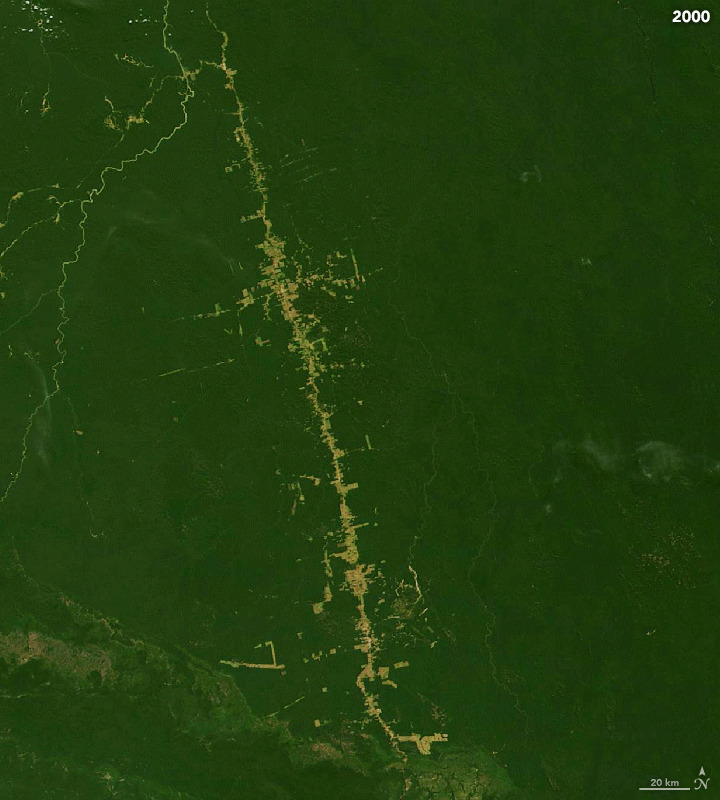
#> input picture Computer Vision/Actividad_3/img/images-0000.jpg, 720 x 800 px; its folder holds 6 pictures in this run; the run also reads 3 pictures not shown here
$ jupyter execute --allow-errors actividad_3.ipynb
#> lines starting #> are read from the running program, lines starting #| are printed output that depends on the picture; after the words box and inside, x2 and y2 are one past the last pixel; in counts of white or black regions, pixels touching at a corner belong together
#> further down, img is the input picture: shape (800, 720, 3); mean B, G, R 13.5, 62, 33.2
# ACTIVIDAD 3 - MASTER AI - COMPUTER VISION

[cell 1]
import cv2
import numpy as np
import matplotlib.pyplot as plt

# LOAD AND CONVERT TO RGB

imagenes = []

#> (the rest of this cell did not finish here and is left out)

[cell 2]
img_2000 = imagenes[0]
#> (the rest of this cell did not finish here and is left out)

1. Implementacion de las funciones necesarias para la actividad

[cell 3]
import numpy as np
import cv2
import matplotlib.pyplot as plt

def segment_image(image, image_clear):
    '''Metodo que segmenta las imagenes con la mascara para las nubes'''
#> called with image = 'img/images-0014.jpg', image_clear = 'img/images-0013.jpg'
    img = cv2.imread(image)
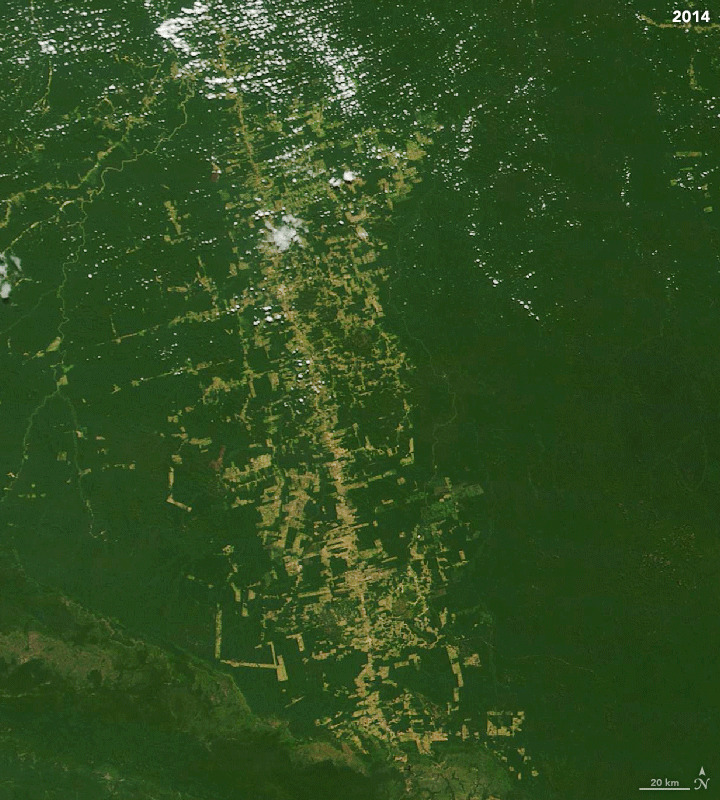
#> input picture Computer Vision/Actividad_3/img/images-0014.jpg, 720 x 800 px
#> img is the input picture: shape (800, 720, 3); mean B, G, R 32.4, 77.4, 48.3
    img_rgb = cv2.cvtColor(img, cv2.COLOR_BGR2RGB)

    img_clear = cv2.imread(image_clear)
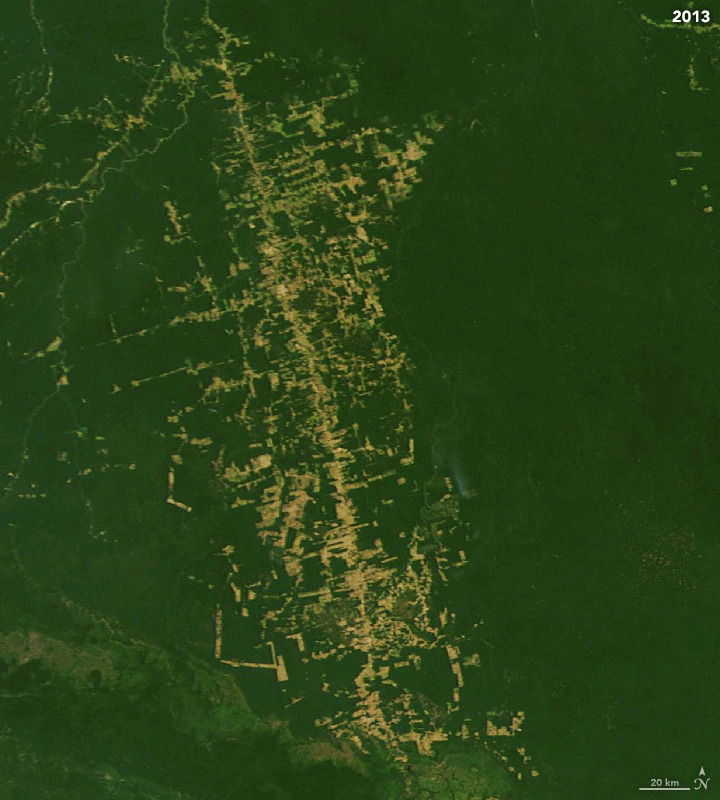
#> input picture Computer Vision/Actividad_3/img/images-0013.jpg, 720 x 800 px
#> img_clear is the input picture: shape (800, 720, 3); mean B, G, R 23.4, 66.4, 41.6

    gray = cv2.cvtColor(img, cv2.COLOR_BGR2GRAY)

    #segmentacion otsu
    _, mask = cv2.threshold(gray, 0, 255, cv2.THRESH_BINARY + cv2.THRESH_OTSU)
#> mask: shape (800, 720); 10% white; 2850 white regions (2516 under 20 px), largest, box (x1, y1, x2, y2) and area: (228, 125, 367, 459) 8518, (149, 0, 283, 125) 5025, (284, 25, 361, 137) 2282

    #obtencion del canal hsv
    img_hsv = cv2.cvtColor(img, cv2.COLOR_RGB2HSV)
#> img_hsv: shape (800, 720, 3); mean H, S, V 70.1, 156, 77.6
    img_hsv_clear = cv2.cvtColor(img_clear, cv2.COLOR_RGB2HSV)
#> img_hsv_clear: shape (800, 720, 3); mean H, S, V 71.9, 168.8, 66.8

    #limites y mascara
    lower_bound = np.array([0, 0, 215])
    upper_bound = np.array([80, 60, 255])
    mask_nubes = cv2.inRange(img_hsv, lower_bound, upper_bound)
#> mask_nubes: shape (800, 720); 0.22% white in thin lines or dots, all inside (x1, y1, x2, y2) = (1, 0, 720, 401)

    #kernel y operaciones morfologicas sobre la mascara
    kernel = np.ones((9, 9), np.uint8)
    mask_nubes = cv2.dilate(mask_nubes, kernel, iterations=3)
#> mask_nubes: shape (800, 720); 14.7% white; 23 white regions, largest, box (x1, y1, x2, y2) and area: (0, 0, 493, 255) 55969, (458, 221, 550, 331) 3384, (221, 276, 291, 336) 3107
    mask_nubes = cv2.morphologyEx(mask_nubes, cv2.MORPH_CLOSE, kernel, iterations=2)
#> mask_nubes: shape (800, 720); 15.9% white; 12 white regions, largest, box (x1, y1, x2, y2) and area: (0, 0, 550, 331) 75075, (221, 276, 291, 336) 3121, (633, 0, 720, 42) 2718

    #obtencion de imagen con las nubes eliminadas
    mask[mask_nubes == 255] = 0
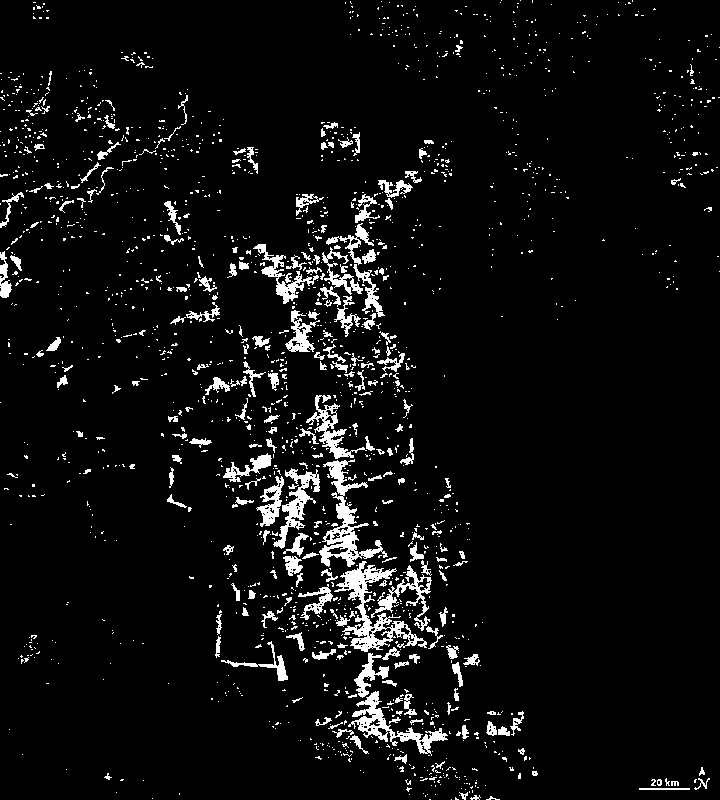
#> mask: shape (800, 720); 5.7% white; 1810 white regions (1575 under 20 px), largest, box (x1, y1, x2, y2) and area: (334, 561, 427, 652) 2265, (319, 459, 388, 567) 1974, (348, 691, 448, 756) 1434
    mask = img * (mask[:, :, np.newaxis] == 0)
#> mask: shape (800, 720, 3)

    #implementacion de tecnica de inpainting
    inverted_mask = 1 - mask_nubes
    img_sin_nubes = img * (mask_nubes[:, :, np.newaxis] == 0)

    fill = img_clear * inverted_mask[:, :, np.newaxis]

    inpainted_image = img_sin_nubes + fill

    return img, inpainted_image

[cell 4]
def show_segmented_image(original, inpainted):
    '''Metodo para mostrar la imagen segmentada y con la tecnica inpainted aplicada'''
    plt.figure(figsize=(10, 5))

    plt.subplot(1, 2, 1)
    plt.imshow(cv2.cvtColor(original, cv2.COLOR_BGR2RGB))
    plt.title("Imagen Original")
    plt.axis("off")

    plt.subplot(1, 2, 2)
    plt.imshow(inpainted, cmap="gray")
    plt.title("Máscara Segmentada (Otsu)")
    plt.axis("off")

    plt.tight_layout()
    plt.show()
#> figure, not shown here; B, G, R data is drawn as R, G, B

[cell 5]
img, inpainted = segment_image("img/images-0014.jpg", 'img/images-0013.jpg')

show_segmented_image(img, inpainted)

[cell 6]
def binarize_forest(img):
    '''Binarizacion de la imagen segmentada'''
    hsv = cv2.cvtColor(img, cv2.COLOR_BGR2HSV)
#> hsv: shape (800, 720, 3); mean H, S, V 51.2, 167.8, 137.3

    #rango de los tonos verdes
    lower_forest = np.array([25, 30, 20])
    upper_forest = np.array([100, 255, 200])

    #mascara que pone en blanco el bosque y en negro el area deforestada
    mask_forest = cv2.inRange(hsv, lower_forest, upper_forest)
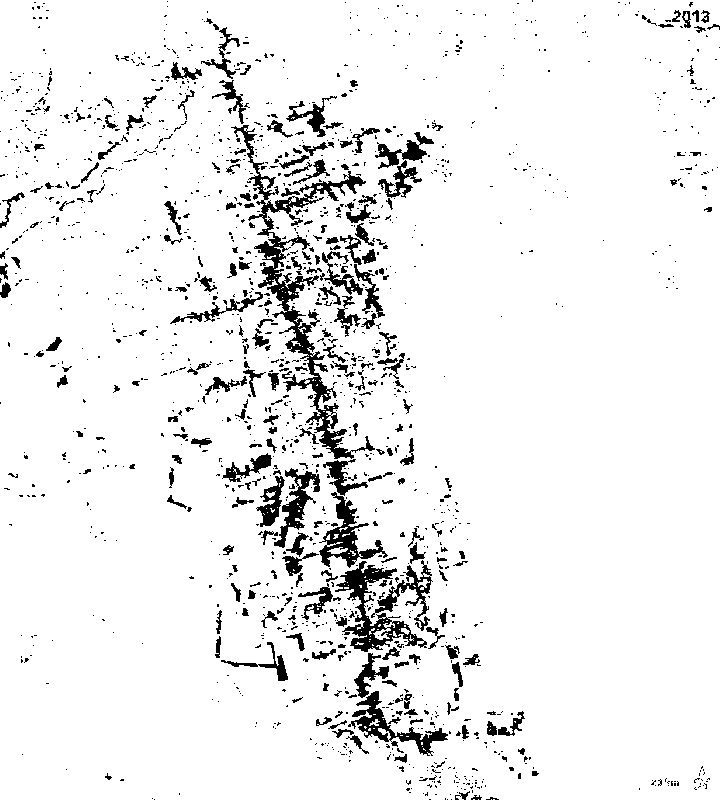
#> mask_forest: shape (800, 720); 93.1% white; 1617 black regions (1357 under 20 px), largest, box (x1, y1, x2, y2) and area: (231, 125, 375, 459) 5907, (335, 561, 427, 652) 2318, (319, 492, 388, 568) 1537

    return mask_forest


def show_binarized_image(original, binarized):
    plt.figure(figsize=(10, 5))

    plt.subplot(1, 2, 1)
    plt.imshow(cv2.cvtColor(original, cv2.COLOR_BGR2RGB))
    plt.title("Imagen Original")
    plt.axis("off")

    plt.subplot(1, 2, 2)
    plt.imshow(binarized, cmap="gray")
    plt.title("Imagen Final Binarizada")
    plt.axis("off")

    plt.tight_layout()
    plt.show()

[cell 7]
binary_forest = binarize_forest(inpainted)
show_binarized_image(img, binary_forest)

[cell 8]
def calculo_km (img):
    '''Metodo para calcular el area con escala 51p=20km2'''
    num_pixels_deforestados = np.sum(img == 0)
#> num_pixels_deforestados = 40030
    area_por_pixel = 20 / (51 ** 2)
    area_deforestada_km2 = num_pixels_deforestados * area_por_pixel
#> area_deforestada_km2 = 307.8
    return area_deforestada_km2

[cell 9]
area_deforestada = calculo_km(binary_forest)
#> area_deforestada = 307.8
print(f"Área deforestada: {area_deforestada:.2f} km²")
#| Área deforestada: 307.80 km²

En este punto del codigo ya se han implementado las funcionalidades necesarias para realizar un análisis cuantitativo en cuanto a la evolucion del area deforestada en Jamanxim. A continuación se realizarán los calculos necesarios para obtener esta información.

[cell 10]
# AÑO 2000
img, inpainted = segment_image('img/images-0000.jpg', 'img/images-0001.jpg')
#> call 2 of segment_image, with image = 'img/images-0000.jpg', image_clear = 'img/images-0001.jpg'
#> in segment_image (call 2), `gray = cv2.cvtColor(img, cv2.COLOR_BGR2GRAY)`:
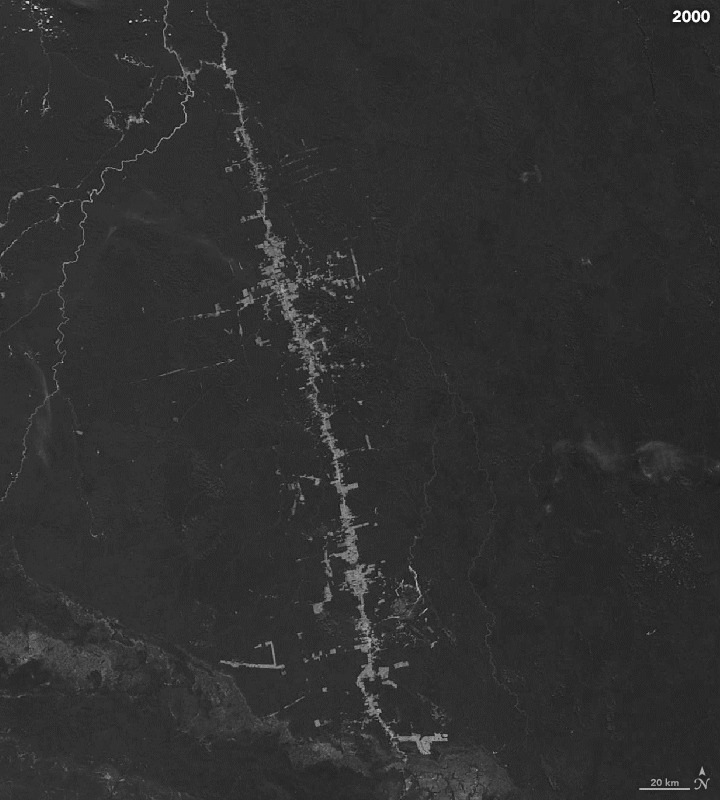
#> gray: shape (800, 720); min 9, max 255, mean 47.8
#> in segment_image (call 2), `_, mask = cv2.threshold(gray, 0, 255, cv2.THRESH_BINARY + cv2.THRESH_O..`: mask: shape (800, 720); 2.7% white; 1002 white regions (912 under 20 px), largest, box (x1, y1, x2, y2) and area: (247, 202, 345, 460) 2753, (339, 563, 389, 696) 1540, (329, 460, 369, 564) 1022
#> in segment_image (call 2), `img_hsv = cv2.cvtColor(img, cv2.COLOR_RGB2HSV)`: img_hsv: shape (800, 720, 3); mean H, S, V 72.1, 202.4, 62
#> in segment_image (call 2), `img_hsv_clear = cv2.cvtColor(img_clear, cv2.COLOR_RGB2HSV)`: img_hsv_clear: shape (800, 720, 3); mean H, S, V 70.7, 192.4, 54.1
#> in segment_image (call 2), `mask_nubes = cv2.inRange(img_hsv, lower_bound, upper_bound)`: mask_nubes: shape (800, 720); 0.02% white in thin lines or dots, all inside (x1, y1, x2, y2) = (28, 2, 710, 22)
#> in segment_image (call 2), `mask_nubes = cv2.dilate(mask_nubes, kernel, iterations=3)`: mask_nubes: shape (800, 720); 0.65% white; 3 white regions, box (x1, y1, x2, y2) and area: (661, 0, 720, 34) 1999, (16, 0, 64, 30) 1095, (118, 9, 143, 34) 625
#> in segment_image (call 2), `mask_nubes = cv2.morphologyEx(mask_nubes, cv2.MORPH_CLOSE, kernel, ite..`: mask_nubes: shape (800, 720); 0.66% white; 3 white regions, box (x1, y1, x2, y2) and area: (661, 0, 720, 34) 2006, (16, 0, 64, 30) 1159, (118, 9, 143, 34) 625
#> in segment_image (call 2), `inpainted_image = img_sin_nubes + fill`:
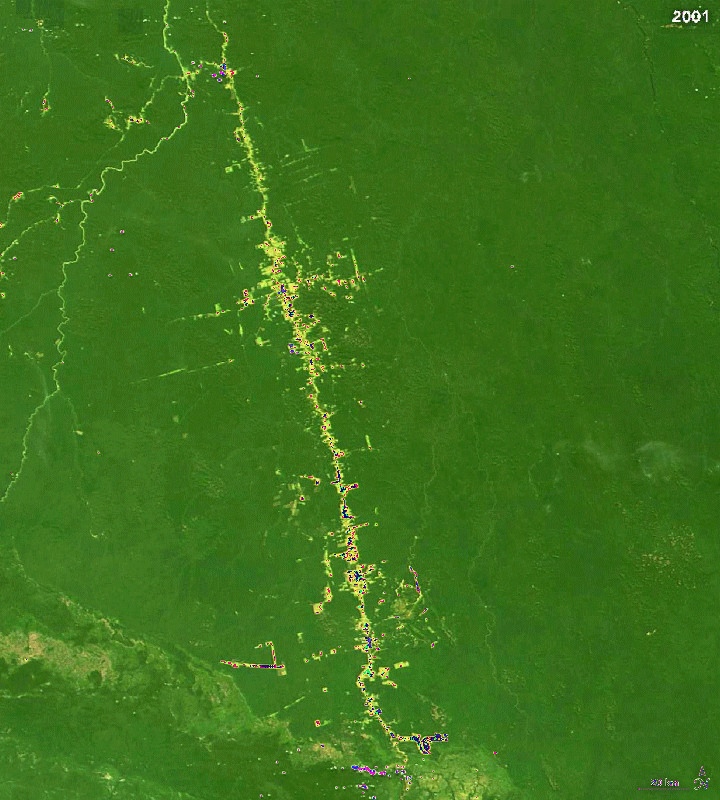
#> inpainted_image: shape (800, 720, 3); mean B, G, R 27.2, 114.9, 61
bin = binarize_forest(inpainted)
#> in binarize_forest (call 2), `hsv = cv2.cvtColor(img, cv2.COLOR_BGR2HSV)`: hsv: shape (800, 720, 3); mean H, S, V 48.9, 197.9, 115.5
#> in binarize_forest (call 2), `mask_forest = cv2.inRange(hsv, lower_forest, upper_forest)`:
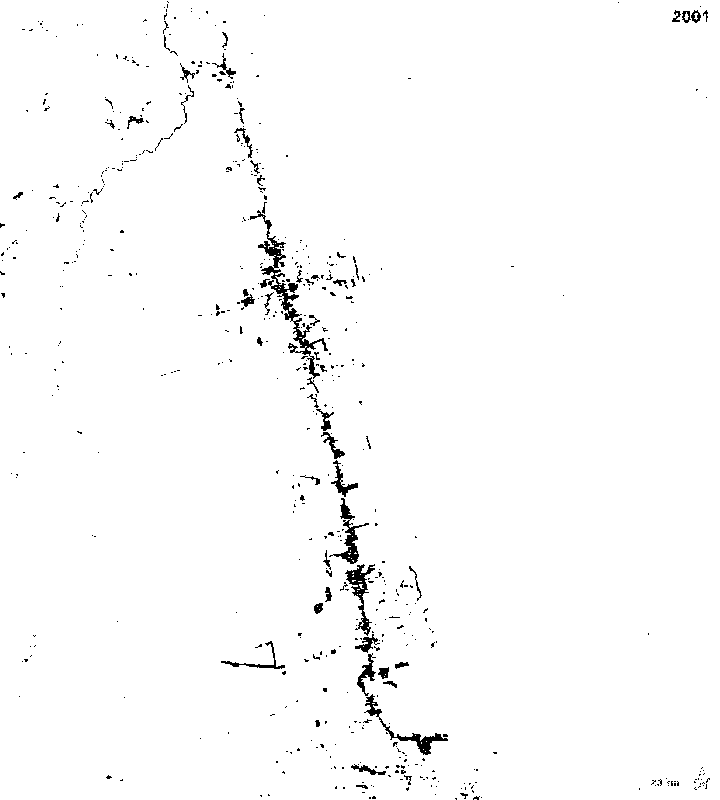
#> mask_forest: shape (800, 720); 98.4% white; 574 black regions (512 under 20 px), largest, box (x1, y1, x2, y2) and area: (250, 210, 328, 379) 1545, (364, 694, 448, 755) 633, (345, 564, 375, 636) 614
area = calculo_km(bin)
#> area = 70.47
print(f"Área deforestada año 2000: {area:.2f} km²")
#| Área deforestada año 2000: 70.47 km²

[cell 11]
# AÑO 2001
img, inpainted = segment_image('img/images-0001.jpg', 'img/images-0000.jpg')
#> call 3 of segment_image, with image = 'img/images-0001.jpg', image_clear = 'img/images-0000.jpg'
#> in segment_image (call 3), `_, mask = cv2.threshold(gray, 0, 255, cv2.THRESH_BINARY + cv2.THRESH_O..`: mask: shape (800, 720); 2.6% white; 770 white regions (684 under 20 px), largest, box (x1, y1, x2, y2) and area: (248, 205, 336, 431) 2753, (355, 634, 449, 755) 1521, (343, 564, 377, 636) 832
#> in segment_image (call 3), `mask_nubes = cv2.inRange(img_hsv, lower_bound, upper_bound)`: mask_nubes: shape (800, 720); 0.03% white in thin lines or dots, all inside (x1, y1, x2, y2) = (109, 11, 708, 799)
#> in segment_image (call 3), `mask_nubes = cv2.dilate(mask_nubes, kernel, iterations=3)`: mask_nubes: shape (800, 720); 2.1% white; 8 white regions, largest, box (x1, y1, x2, y2) and area: (324, 754, 423, 800) 3555, (97, 219, 143, 288) 2370, (661, 0, 720, 34) 1998
#> in segment_image (call 3), `mask_nubes = cv2.morphologyEx(mask_nubes, cv2.MORPH_CLOSE, kernel, ite..`: mask_nubes: shape (800, 720); 2.2% white; 7 white regions, largest, box (x1, y1, x2, y2) and area: (324, 754, 423, 800) 3567, (180, 50, 270, 93) 2641, (97, 219, 143, 288) 2371
#> in segment_image (call 3), `mask[mask_nubes == 255] = 0`:
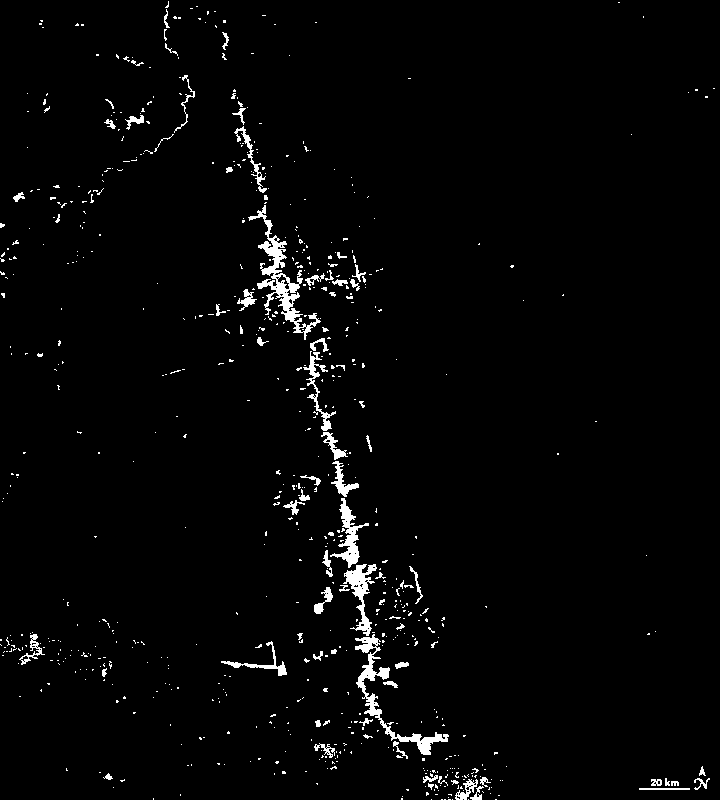
#> mask: shape (800, 720); 2.3% white; 707 white regions (629 under 20 px), largest, box (x1, y1, x2, y2) and area: (248, 205, 321, 340) 1853, (355, 634, 449, 755) 1521, (343, 564, 377, 636) 832
bin = binarize_forest(inpainted)
area = calculo_km(bin)
#> area = 68.87
print(f"Área deforestada año 2001: {area:.2f} km²")
#| Área deforestada año 2001: 68.87 km²

[cell 12]
# AÑO 2002
img, inpainted = segment_image('img/images-0002.jpg', 'img/images-0001.jpg')
bin = binarize_forest(inpainted)
area = calculo_km(bin)
#> area = 75.8
print(f"Área deforestada año 2002: {area:.2f} km²")
#| Área deforestada año 2002: 75.80 km²

[cell 13]
# AÑO 2003
img, inpainted = segment_image('img/images-0003.jpg', 'img/images-0003.jpg')
bin = binarize_forest(inpainted)
area = calculo_km(bin)
#> area = 99.29
print(f"Área deforestada año 2003: {area:.2f} km²")
#| Área deforestada año 2003: 99.29 km²

#> (a cell that did not finish here is left out)

#> (a cell that did not finish here is left out)

#> (a cell that did not finish here is left out)

#> (a cell that did not finish here is left out)

#> (a cell that did not finish here is left out)

#> (a cell that did not finish here is left out)

#> (a cell that did not finish here is left out)

#> (a cell that did not finish here is left out)

#> (a cell that did not finish here is left out)

[cell 23]
# AÑO 2013
img, inpainted = segment_image('img/images-0013.jpg', 'img/images-0013.jpg')
bin = binarize_forest(inpainted)
area = calculo_km(bin)
#> area = 282.1
print(f"Área deforestada año 2013: {area:.2f} km²")
#| Área deforestada año 2013: 282.09 km²

[cell 24]
# AÑO 2014
img, inpainted = segment_image('img/images-0014.jpg', 'img/images-0013.jpg')
bin = binarize_forest(inpainted)
area = calculo_km(bin)
#> area = 307.8
print(f"Área deforestada año 2014: {area:.2f} km²")
#| Área deforestada año 2014: 307.80 km²
